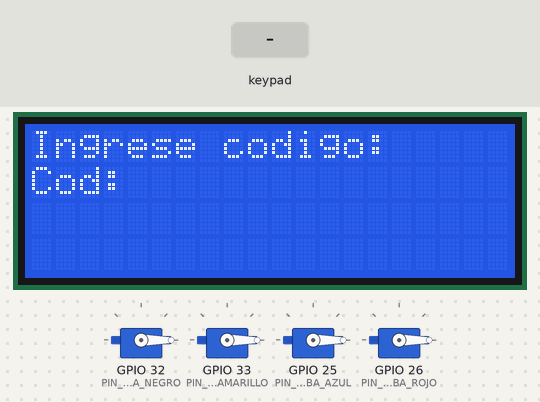
This sketch was run on a simulated ESP32. Shown: 4 × servo, 20×4 character LCD. Inputs (shaded band) come from the test bench.

Above: at 1.2 s.
1.3 s: keypad keys 0 0 0 0 1 # pressed 0.4 s apart
At 1.9 s:
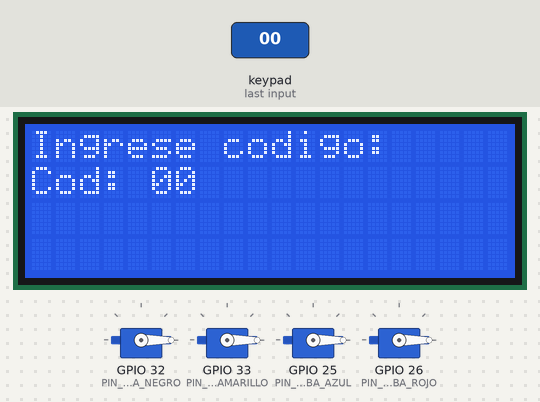
At 3.6 s:
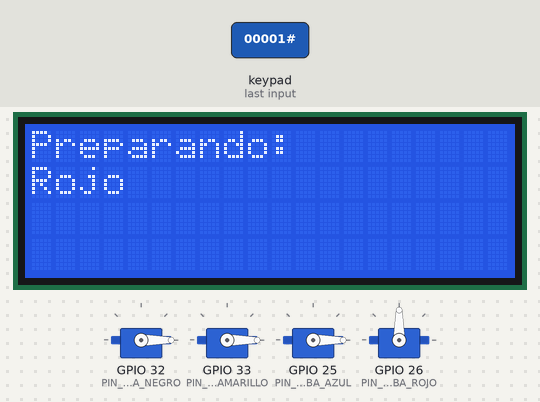
Timing chart, 0 to 5.1 s (numbered marks = the images above; inputs shaded):
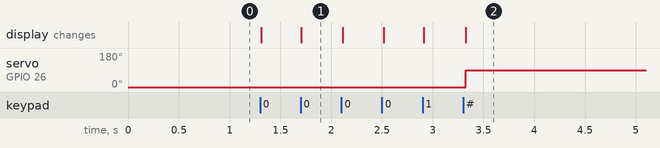

Measured:
- after the input at 1.3 s, servo on GPIO 26 (PIN_BOMBA_ROJO): 0° → 90° after 2.0 s; the display: first changes at once (image 1 shows a later state)

The sketch:

sketch.ino
```cpp
#include <Wire.h>
#include <LiquidCrystal_I2C.h>
#include <Keypad.h>
#include <ESP32Servo.h>


const int PIN_BOMBA_NEGRO     = 32;
const int PIN_BOMBA_AMARILLO  = 33;
const int PIN_BOMBA_AZUL      = 25;
const int PIN_BOMBA_ROJO      = 26;

Servo servoNegro;
Servo servoAmarillo;
Servo servoAzul;
Servo servoRojo;

LiquidCrystal_I2C lcd(0x27, 20, 4);


const byte FILAS = 4;
const byte COLUMNAS = 4;

char keys[FILAS][COLUMNAS] = {
  {'1','2','3','A'},
  {'4','5','6','B'},
  {'7','8','9','C'},
  {'*','0','#','D'}
};

byte pinFilas[FILAS] = {19, 18, 5, 17};
byte pinColumnas[COLUMNAS] = {16, 4, 2, 15};

Keypad teclado = Keypad(
  makeKeymap(keys),
  pinFilas,
  pinColumnas,
  FILAS,
  COLUMNAS
);


const float Q_NEGRO    = 1.0;
const float Q_AMARILLO = 1.0;
const float Q_AZUL     = 1.0;
const float Q_ROJO     = 1.0;


struct RecetaColor {

  String codigo;
  String nombre;

  float volumenNegro;
  float volumenAmarillo;
  float volumenAzul;
  float volumenRojo;
};


const int NUM_RECETAS = 8;

RecetaColor baseDatosColores[NUM_RECETAS] = {

  {"00001", "Rojo",
   0, 0, 0, 180},

  {"00002", "Amarillo",
   0, 180, 0, 0},

  {"00003", "Gris oscuro",
   90, 0, 0, 0},

  {"00004", "Azul claro",
   0, 0, 45, 0},

  {"00005", "Naranja medio",
   0, 45, 0, 45},

  {"00006", "Morado claro",
   0, 0, 11.5, 11.5},

  {"00007", "Verde oliva",
   22.5, 45, 0, 45},

  {"00008", "Marrón",
   45, 22.5, 0, 22.5}
};


String codigoIngresado = "";


void setup() {

  Serial.begin(115200);


  servoNegro.attach(PIN_BOMBA_NEGRO);
  servoAmarillo.attach(PIN_BOMBA_AMARILLO);
  servoAzul.attach(PIN_BOMBA_AZUL);
  servoRojo.attach(PIN_BOMBA_ROJO);


  apagarTodasLasBombas();

  // Inicializar LCD
  lcd.init();
  lcd.backlight();

  mostrarMenuPrincipal();
}


void loop() {

  char tecla = teclado.getKey();

  if (tecla) {


    if (tecla >= '0' && tecla <= '9') {

      codigoIngresado += tecla;

      lcd.setCursor(0, 1);
      lcd.print("Cod: ");
      lcd.print(codigoIngresado);
    }


    else if (tecla == '*') {

      codigoIngresado = "";

      mostrarMenuPrincipal();
    }


    else if (tecla == '#') {

      buscarYPrepararColor(codigoIngresado);

      codigoIngresado = "";
    }
  }
}

void mostrarMenuPrincipal() {

  lcd.clear();

  lcd.setCursor(0, 0);
  lcd.print("Ingrese codigo:");

  lcd.setCursor(0, 1);
  lcd.print("Cod: ");
}


void buscarYPrepararColor(String codigo) {

  bool encontrado = false;

  for (int i = 0; i < NUM_RECETAS; i++) {

    if (baseDatosColores[i].codigo == codigo) {

      encontrado = true;

      prepararColor(baseDatosColores[i]);

      break;
    }
  }


  if (!encontrado) {

    lcd.clear();

    lcd.setCursor(0, 0);
    lcd.print("Codigo no valido");

    lcd.setCursor(0, 1);
    lcd.print("Color no existe");

    delay(2000);

    mostrarMenuPrincipal();
  }
}


void prepararColor(RecetaColor receta) {


  float tiempoNegro =
      receta.volumenNegro / Q_NEGRO;

  float tiempoAmarillo =
      receta.volumenAmarillo / Q_AMARILLO;

  float tiempoAzul =
      receta.volumenAzul / Q_AZUL;

  float tiempoRojo =
      receta.volumenRojo / Q_ROJO;


  unsigned long tiempoNegro_ms =
      tiempoNegro * 1000;

  unsigned long tiempoAmarillo_ms =
      tiempoAmarillo * 1000;

  unsigned long tiempoAzul_ms =
      tiempoAzul * 1000;

  unsigned long tiempoRojo_ms =
      tiempoRojo * 1000;


  lcd.clear();

  lcd.setCursor(0, 0);
  lcd.print("Preparando:");

  lcd.setCursor(0, 1);
  lcd.print(receta.nombre);

  if (receta.volumenNegro > 0)
    servoNegro.write(90);

  if (receta.volumenAmarillo > 0)
    servoAmarillo.write(90);

  if (receta.volumenAzul > 0)
    servoAzul.write(90);

  if (receta.volumenRojo > 0)
    servoRojo.write(90);


  unsigned long tiempoInicio = millis();


  bool finNegro =
      (receta.volumenNegro == 0);

  bool finAmarillo =
      (receta.volumenAmarillo == 0);

  bool finAzul =
      (receta.volumenAzul == 0);

  bool finRojo =
      (receta.volumenRojo == 0);

  while (!(finNegro &&
           finAmarillo &&
           finAzul &&
           finRojo)) {

    unsigned long tiempoTranscurrido =
        millis() - tiempoInicio;


    if (!finNegro &&
        tiempoTranscurrido >= tiempoNegro_ms) {

      servoNegro.write(0);

      finNegro = true;
    }


    if (!finAmarillo &&
        tiempoTranscurrido >= tiempoAmarillo_ms) {

      servoAmarillo.write(0);

      finAmarillo = true;
    }


    if (!finAzul &&
        tiempoTranscurrido >= tiempoAzul_ms) {

      servoAzul.write(0);

      finAzul = true;
    }


    if (!finRojo &&
        tiempoTranscurrido >= tiempoRojo_ms) {

      servoRojo.write(0);

      finRojo = true;
    }
  }


  apagarTodasLasBombas();

  lcd.clear();

  lcd.setCursor(0, 0);
  lcd.print("Proceso");

  lcd.setCursor(0, 1);
  lcd.print("Finalizado!");

  delay(3000);

  mostrarMenuPrincipal();
}


void apagarTodasLasBombas() {

  servoNegro.write(0);

  servoAmarillo.write(0);

  servoAzul.write(0);

  servoRojo.write(0);
}
```
